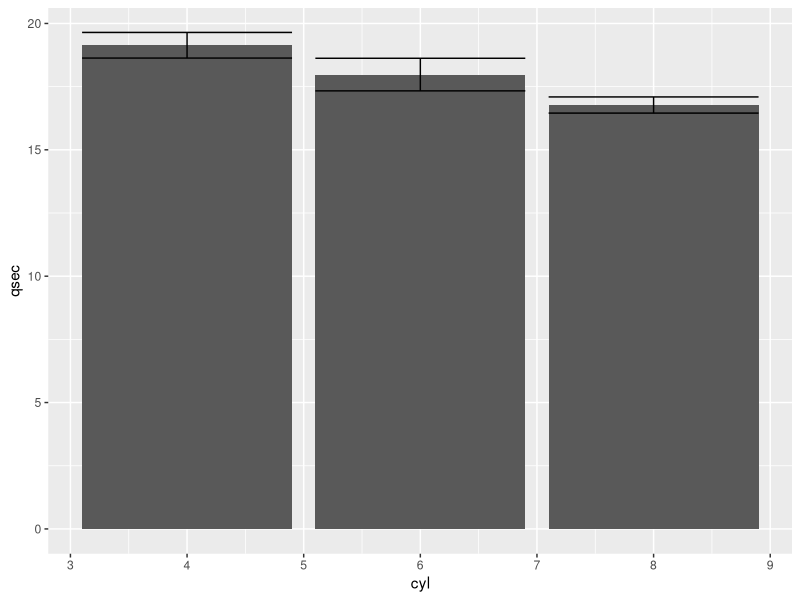
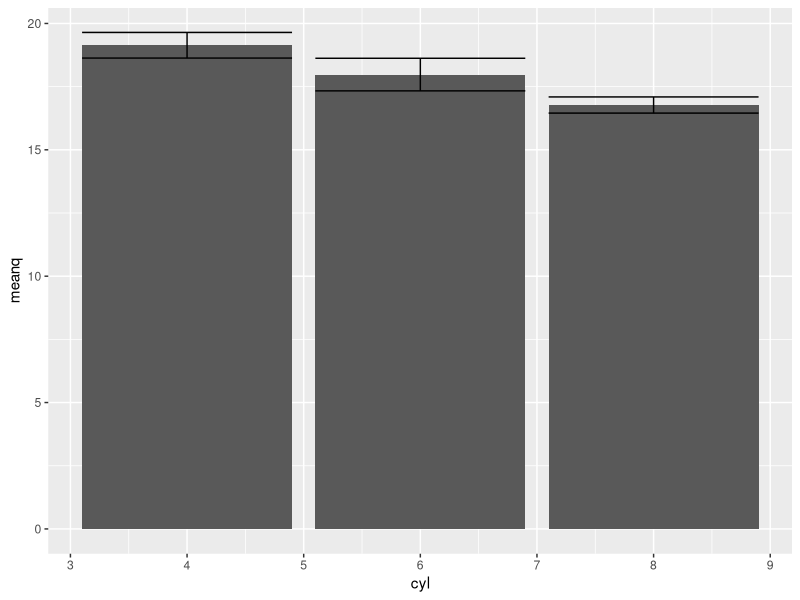
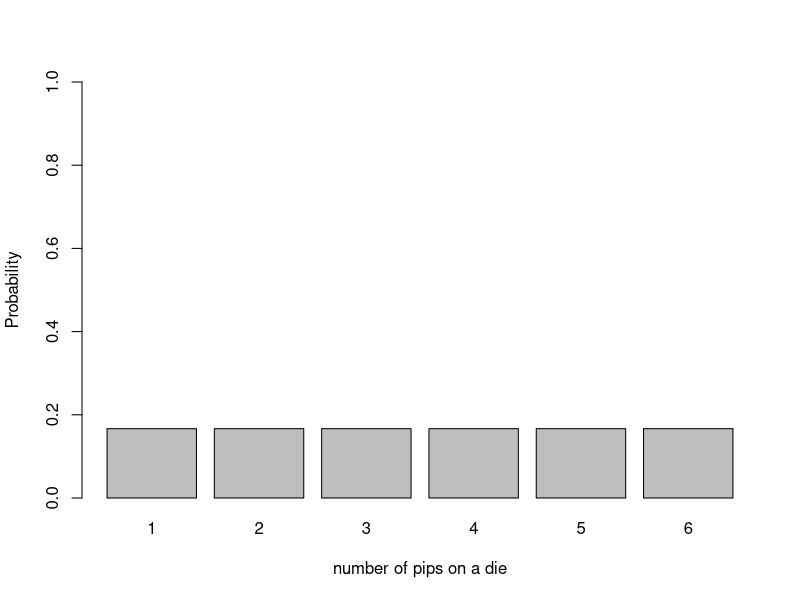
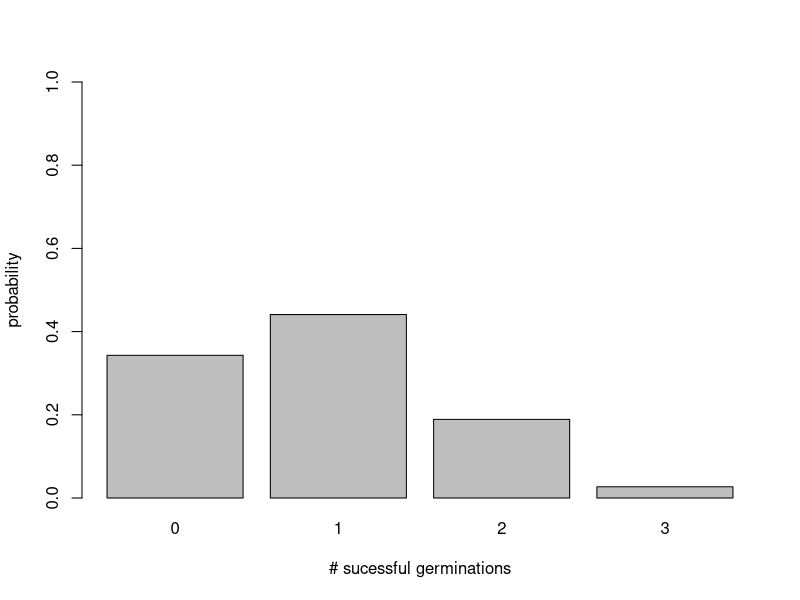
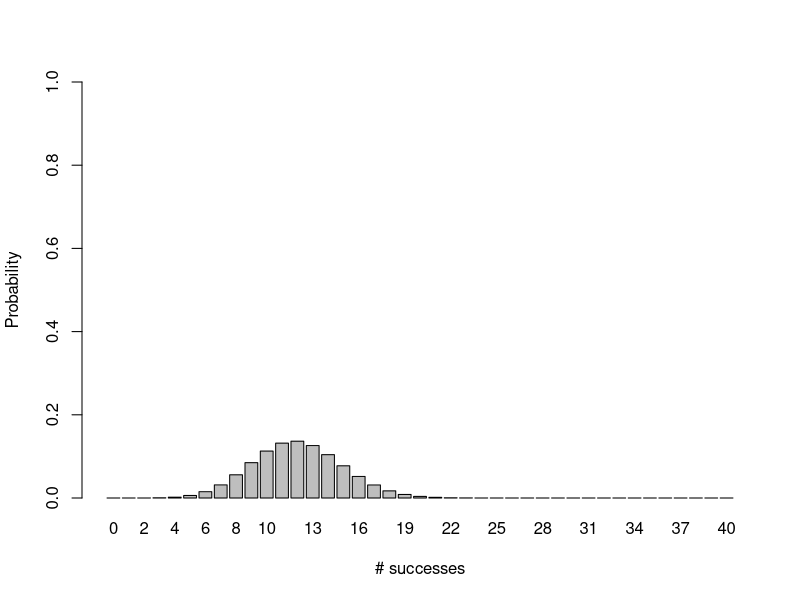
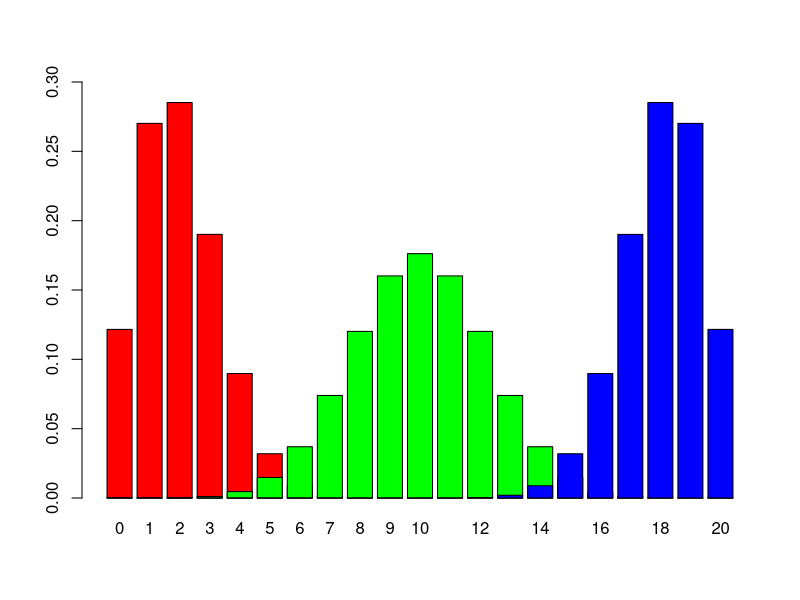
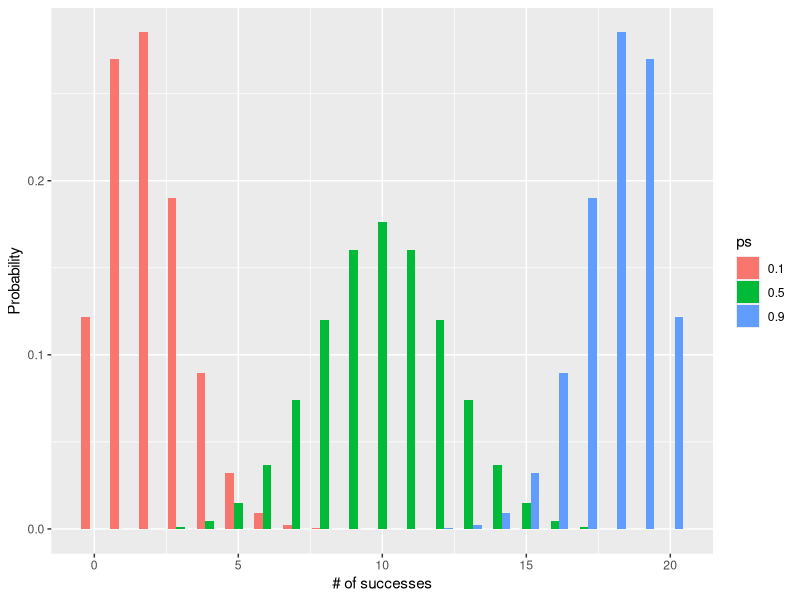
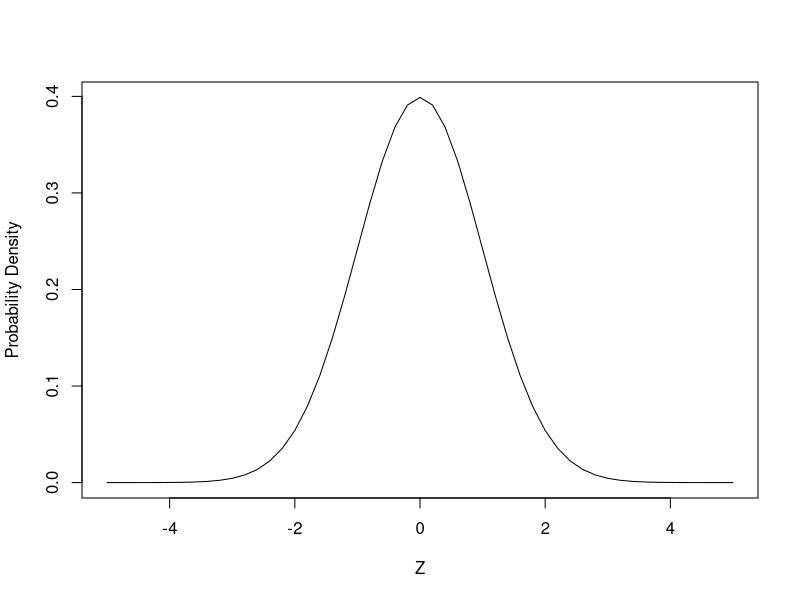

Write R code to recreate these figures, in order.
## ---- chunk 1
library(tidyverse)
## ---- chunk 2
ggplot(mtcars, aes(cyl, qsec)) + 
    stat_summary(fun.y = mean, geom = "bar") + 
    stat_summary(fun.data = mean_se, geom = "errorbar")
## ---- chunk 3
# make a function to calculate standard error
sem <- function(x){
  sd(x)/sqrt(length(x))
}

plotdata <- mtcars %>% 
  group_by(cyl) %>% 
  summarize(meanq = mean(qsec),
            errmin = meanq - sem(qsec),
            errmax = meanq + sem(qsec))

ggplot(plotdata, aes(x = cyl, y = meanq)) +
  geom_col() +
  geom_errorbar(aes(ymin = errmin, ymax = errmax))
## ---- chunk 4
#die
dunif(5, min = 0, max = 6)
#Naming arguments can be helpful, but you don't have to do it if you supply them in the same order as in the helpfile
dunif(5, 0, 6)
1/6
## ---- chunk 5
#proability of rolling 1 through 4
punif(4, min = 0, max = 6, lower.tail = TRUE)

#probability of rolling greater than 4
punif(4, min = 0, max = 6, lower.tail = FALSE)
## ---- chunk 6
#make a vector of heights
(probs <- dunif(1:6, min = 0, max = 6))  #parentheses make it show the result AND assign to object
barplot(height = probs, 
        names.arg = 1:6,         #add names.arg to get x-axis labels
        ylim = c(0,1),           #xlim and ylim change the range of the axes.  
        ylab = "Probability",
        xlab = "number of pips on a die")
## ---- chunk 7
dbinom(x = 5, size = 10, prob = 0.5)

## ---- chunk 8
p <- 0.30
n <- 3
x <- 0:3

(probs <- dbinom(0:3, n, p))

barplot(height = probs, names.arg = 0:3,
        xlab = "# sucessful germinations",
        ylab = "probability",
        ylim = c(0,1))
## ---- chunk 9
p = 0.3
n = 40

x = 0:n
probs <- dbinom(x, n, p)
barplot(probs, names.arg = x, ylim = c(0,1),
        ylab = "Probability",
        xlab = "# successes")
## ---- chunk 10
n = 20
x = 0:n
p1 <- dbinom(x, n, 0.1)
p2 <- dbinom(x, n, 0.5)
p3 <- dbinom(x, n, 0.9)

#add = argument allows overplotting.  Not perfect because green bars cover red bars and blue covers green not side-by side.
#gold star for anyone who figures out how to do this correctly!
barplot(p1, col = "red", ylim = c(0, 0.3), names.arg = 0:n)
barplot(p2, col = "green", add = TRUE, axes = FALSE)
barplot(p3, col = "blue", add = TRUE, axes = FALSE)

###ggplot2 way.  To run this, you might need to install ggplot2 using install.packages("ggplot2")


df <- data.frame(probs = c(p1, p2, p3), #one column is all the calculated probabilities
                 ps = rep(c("0.1", "0.5", "0.9"), each = 21), #one column is the probabilities of success
                 xs = rep(0:20, 3)) #one column is just 0 - number of trials to be used as the x-axis

library(ggplot2)
ggplot(df) +
  geom_col(aes(y = probs, x = xs, fill = ps), position = "dodge") +
  #position = "dodge" makes the bars not overlap,
  #fill = makes it color code by that variable
  xlab("# of successes") +
  ylab("Probability")
## ---- chunk 11
#prob of 5 aces out of 5 draws (with replacement)

n = 5
p = 4/52
x = 5
dbinom(x, n, p)
## ---- chunk 12
#P[X = x] is always 0
dnorm(1)
#doesn't work like expected!  Don't use dnorm!
## ---- chunk 13
pnorm(2) #only lower tail, not between. Draw on board
pnorm(2) - pnorm(-2) #subtract the lower bit
## ---- chunk 14
xvals <- seq(-5, 5, 0.2) #just a sequence of x values to get probabilities for
plot(x = xvals, y = dnorm(xvals),
     ylab = "Probability Density",
     xlab = "Z",
     type = "l") #line plot instead of points
## ---- chunk 15
curve(dnorm(x), from = -5, to = 5,
      ylab = "Probability Density",
      xlab = "Z")
#could also use add = TRUE to overlay ontop of scatter plot
## ---- chunk 16
curve(dnorm(x), from = -5, to = 5,
      ylab = "Probability Density",
      xlab = "Z",
      col = "blue")
abline(v = -2, col = "red")
abline(v = 2, col = "red")
text(x = 0, y = 0.05, labels = "95%")
arrows(x0 = c(-0.5, 0.5), y0 = c(0.05, 0.05), x1 = c(-2, 2), y1 = c(0.05, 0.05))
## ---- chunk 17
ToothGrowth
str(ToothGrowth)
## ---- chunk 18
(mu <- mean(ToothGrowth$len))
(s <- sd(ToothGrowth$len))
(n <- length(ToothGrowth$len))
(sem <- s / sqrt(n)) 

SEM <- function(x){
  sd(x)/sqrt(length(x))
}
## ---- chunk 19
conf.lower<-mu + 1.96*SEM(ToothGrowth$len)
conf.upper<-mu - 1.96*SEM(ToothGrowth$len)
## ---- chunk 20
t.95 <- t.test(ToothGrowth$len)

#objects created by t.test have a bunch of things in them.  You can see what's there with names()
names(t.95)
#or with autocomplete after typing t.95$

as.numeric(round(t.95$conf.int, 1))

upper <- t.95$conf.int[1]
lower <- t.95$conf.int[2]
## ---- chunk 21
#probably not a good idea to overwrite built-in data, but I'm doing it here for simplicity
ToothGrowth$dose <- as.factor(ToothGrowth$dose)

low <- subset(ToothGrowth, dose == 0.5)
mid <- subset(ToothGrowth, dose == 1)
high <- subset(ToothGrowth, dose == 2)

means <- c(mean(low$len), mean(mid$len), mean(high$len))
SEM <- function(x){
  sd(x)/sqrt(length(x))
}
SEMs <- c(SEM(low$len), SEM(mid$len), SEM(high$len))
means
SEMs
## ---- chunk 22
library(tidyverse)
Tooth.Summary <- ToothGrowth %>% 
  group_by(dose) %>% 
  summarise(mean.len = mean(len), SEM.len = sd(len)/sqrt(length(len)))
Tooth.Summary
## ---- chunk 23
barplot(means, names.arg = levels(ToothGrowth$dose),
        ylab = "odontoblast length (nm)",
        xlab = "vitamin C dose (mg/day)")

###OR###
# barplot(Tooth.Summary$mean.len, names.arg = Tooth.Summary$dose,
#         ylab = "odontoblast length (nm)",
#         xlab = "vitamin C dose (mg/day)")
## ---- chunk 24
barCenters <- barplot(means, names.arg = levels(ToothGrowth$dose),
        ylab = "odontoblast length (nm)",
        xlab = "vitamin C dose (mg/day)",
        ylim = c(0, max(means) + max(SEMs)))
barCenters
arrows(barCenters, means - SEMs, barCenters, means + SEMs, angle = 90, code = 3)

## ---- chunk 25
low.ci <- as.numeric(t.test(low$len)$conf.int)
mid.ci <- as.numeric(t.test(mid$len)$conf.int)
high.ci <- as.numeric(t.test(high$len)$conf.int)

CIs <- as.data.frame(rbind(low.ci, mid.ci, high.ci))

barCenters <- barplot(means, names.arg = levels(ToothGrowth$dose),
        ylab = "odontoblast length (nm)",
        xlab = "vitamin C dose (mg/day)",
        ylim = c(0, max(CIs)))
barCenters
arrows(barCenters, CIs$V1, barCenters, CIs$V2, angle = 90, code = 3)
